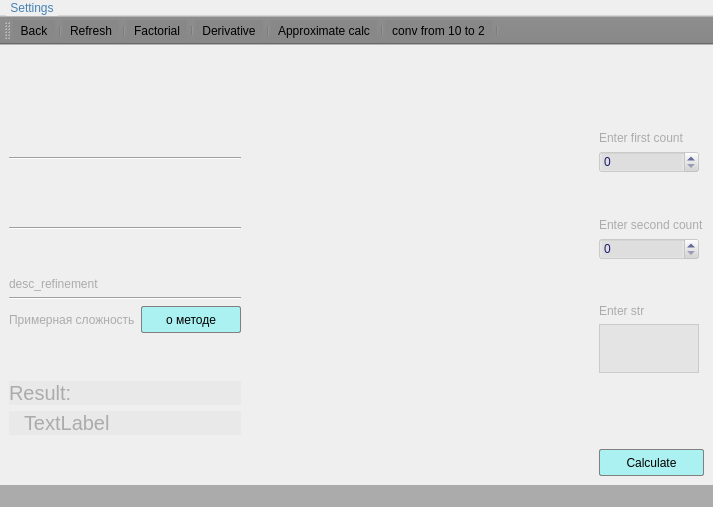
<?xml version="1.0" encoding="UTF-8"?>
<ui version="4.0">
 <class>function_window</class>
 <widget class="QMainWindow" name="function_window">
  <property name="geometry">
   <rect>
    <x>0</x>
    <y>0</y>
    <width>713</width>
    <height>507</height>
   </rect>
  </property>
  <property name="windowTitle">
   <string>MainWindow</string>
  </property>
  <property name="styleSheet">
   <string notr="true"/>
  </property>
  <widget class="QWidget" name="centralwidget">
   <property name="styleSheet">
    <string notr="true"/>
   </property>
   <layout class="QGridLayout" name="gridLayout_2">
    <item row="0" column="0">
     <layout class="QGridLayout" name="gridLayout">
      <item row="0" column="0">
       <layout class="QVBoxLayout" name="verticalLayout">
        <item>
         <spacer name="verticalSpacer_8">
          <property name="orientation">
           <enum>Qt::Vertical</enum>
          </property>
          <property name="sizeHint" stdset="0">
           <size>
            <width>20</width>
            <height>40</height>
           </size>
          </property>
         </spacer>
        </item>
        <item>
         <spacer name="verticalSpacer_11">
          <property name="orientation">
           <enum>Qt::Vertical</enum>
          </property>
          <property name="sizeHint" stdset="0">
           <size>
            <width>20</width>
            <height>40</height>
           </size>
          </property>
         </spacer>
        </item>
        <item>
         <widget class="QLabel" name="image">
          <property name="styleSheet">
           <string notr="true">color: #ABABAB;</string>
          </property>
          <property name="text">
           <string> </string>
          </property>
         </widget>
        </item>
        <item>
         <widget class="Line" name="line">
          <property name="orientation">
           <enum>Qt::Horizontal</enum>
          </property>
         </widget>
        </item>
        <item>
         <spacer name="verticalSpacer_9">
          <property name="orientation">
           <enum>Qt::Vertical</enum>
          </property>
          <property name="sizeHint" stdset="0">
           <size>
            <width>20</width>
            <height>40</height>
           </size>
          </property>
         </spacer>
        </item>
        <item>
         <widget class="QLabel" name="descripton">
          <property name="styleSheet">
           <string notr="true">color: #ABABAB;</string>
          </property>
          <property name="text">
           <string> </string>
          </property>
         </widget>
        </item>
        <item>
         <widget class="Line" name="line_2">
          <property name="orientation">
           <enum>Qt::Horizontal</enum>
          </property>
         </widget>
        </item>
        <item>
         <spacer name="verticalSpacer_10">
          <property name="orientation">
           <enum>Qt::Vertical</enum>
          </property>
          <property name="sizeHint" stdset="0">
           <size>
            <width>20</width>
            <height>40</height>
           </size>
          </property>
         </spacer>
        </item>
        <item>
         <widget class="QLabel" name="desc_refinement">
          <property name="styleSheet">
           <string notr="true">color: #ABABAB;</string>
          </property>
          <property name="text">
           <string>desc_refinement</string>
          </property>
         </widget>
        </item>
        <item>
         <widget class="Line" name="line_3">
          <property name="orientation">
           <enum>Qt::Horizontal</enum>
          </property>
         </widget>
        </item>
        <item>
         <layout class="QHBoxLayout" name="horizontalLayout">
          <item>
           <widget class="QLabel" name="label_6">
            <property name="styleSheet">
             <string notr="true">color: #ABABAB;
background-color: none;</string>
            </property>
            <property name="text">
             <string>Примерная сложность</string>
            </property>
           </widget>
          </item>
          <item>
           <widget class="QPushButton" name="pushButton">
            <property name="maximumSize">
             <size>
              <width>100</width>
              <height>16777215</height>
             </size>
            </property>
            <property name="styleSheet">
             <string notr="true">QPushButton {
  background-color: rgba(45, 245, 245, 90);
  color: black; 
 width:  100px;
 height: 25px;
  border: 1px solid gray;
border-radius: 2px;
}
QPushButton:hover {
    background-color: #E1E8EE;
color: black;
}
QPushButton:pressed {  background-color rgb(220, 116, 45) 
}</string>
            </property>
            <property name="text">
             <string>о методе</string>
            </property>
           </widget>
          </item>
         </layout>
        </item>
        <item>
         <spacer name="verticalSpacer_12">
          <property name="orientation">
           <enum>Qt::Vertical</enum>
          </property>
          <property name="sizeHint" stdset="0">
           <size>
            <width>20</width>
            <height>40</height>
           </size>
          </property>
         </spacer>
        </item>
        <item>
         <widget class="QLabel" name="INFO">
          <property name="styleSheet">
           <string notr="true">color: #ABABAB;
background-color:  rgba( 211, 211, 211, 50);
font-size: 20px;</string>
          </property>
          <property name="text">
           <string>Result:</string>
          </property>
         </widget>
        </item>
        <item>
         <layout class="QHBoxLayout" name="horizontalLayout_2">
          <item>
           <layout class="QHBoxLayout" name="horizontalLayout_4">
            <item>
             <widget class="QLabel" name="printf_result">
              <property name="maximumSize">
               <size>
                <width>1000</width>
                <height>16777215</height>
               </size>
              </property>
              <property name="styleSheet">
               <string notr="true">color: #ABABAB;
background-color:  rgba( 211, 211, 211, 50);
margin-left:  -10px;
font-size: 20px;</string>
              </property>
              <property name="text">
               <string>TextLabel</string>
              </property>
              <property name="indent">
               <number>15</number>
              </property>
             </widget>
            </item>
           </layout>
          </item>
         </layout>
        </item>
        <item>
         <spacer name="verticalSpacer_7">
          <property name="orientation">
           <enum>Qt::Vertical</enum>
          </property>
          <property name="sizeHint" stdset="0">
           <size>
            <width>20</width>
            <height>40</height>
           </size>
          </property>
         </spacer>
        </item>
       </layout>
      </item>
      <item row="0" column="2">
       <layout class="QVBoxLayout" name="verticalLayout_2">
        <item>
         <spacer name="verticalSpacer">
          <property name="orientation">
           <enum>Qt::Vertical</enum>
          </property>
          <property name="sizeHint" stdset="0">
           <size>
            <width>20</width>
            <height>40</height>
           </size>
          </property>
         </spacer>
        </item>
        <item>
         <spacer name="verticalSpacer_5">
          <property name="orientation">
           <enum>Qt::Vertical</enum>
          </property>
          <property name="sizeHint" stdset="0">
           <size>
            <width>20</width>
            <height>40</height>
           </size>
          </property>
         </spacer>
        </item>
        <item>
         <widget class="QLabel" name="first_count_2">
          <property name="styleSheet">
           <string notr="true">text-align: right;
color: #ABABAB;</string>
          </property>
          <property name="text">
           <string>Enter first count</string>
          </property>
         </widget>
        </item>
        <item>
         <widget class="QSpinBox" name="first_count">
          <property name="maximumSize">
           <size>
            <width>100</width>
            <height>16777215</height>
           </size>
          </property>
          <property name="mouseTracking">
           <bool>true</bool>
          </property>
          <property name="styleSheet">
           <string notr="true">QSpinBox {
color: MidnightBlue;
background-color:  rgba( 211, 211, 211, 100);
selection-background-color: rgba(45, 245, 245, 90);
}
</string>
          </property>
          <property name="maximum">
           <number>999999999</number>
          </property>
          <property name="singleStep">
           <number>10</number>
          </property>
         </widget>
        </item>
        <item>
         <spacer name="verticalSpacer_3">
          <property name="orientation">
           <enum>Qt::Vertical</enum>
          </property>
          <property name="sizeHint" stdset="0">
           <size>
            <width>20</width>
            <height>40</height>
           </size>
          </property>
         </spacer>
        </item>
        <item>
         <widget class="QLabel" name="second_count_2">
          <property name="styleSheet">
           <string notr="true">text-align: right;
color: #ABABAB;</string>
          </property>
          <property name="text">
           <string>Enter second count</string>
          </property>
         </widget>
        </item>
        <item>
         <widget class="QSpinBox" name="second_count">
          <property name="maximumSize">
           <size>
            <width>100</width>
            <height>16777215</height>
           </size>
          </property>
          <property name="styleSheet">
           <string notr="true">QSpinBox {
color: MidnightBlue;
background-color:  rgba( 211, 211, 211, 100);
selection-background-color: rgba(45, 245, 245, 90);
}
</string>
          </property>
         </widget>
        </item>
        <item>
         <spacer name="verticalSpacer_4">
          <property name="orientation">
           <enum>Qt::Vertical</enum>
          </property>
          <property name="sizeHint" stdset="0">
           <size>
            <width>20</width>
            <height>40</height>
           </size>
          </property>
         </spacer>
        </item>
        <item>
         <widget class="QLabel" name="str_2">
          <property name="styleSheet">
           <string notr="true">color: #ABABAB;
text-align: right;</string>
          </property>
          <property name="text">
           <string>Enter str</string>
          </property>
         </widget>
        </item>
        <item>
         <widget class="QPlainTextEdit" name="str">
          <property name="minimumSize">
           <size>
            <width>100</width>
            <height>10</height>
           </size>
          </property>
          <property name="maximumSize">
           <size>
            <width>100</width>
            <height>50</height>
           </size>
          </property>
          <property name="styleSheet">
           <string notr="true">QPlainTextEdit{

    border-width: 3;
background-color:  rgba( 211, 211, 211, 100);
selection-background-color: rgba(45, 245, 245, 90);

}




</string>
          </property>
         </widget>
        </item>
        <item>
         <spacer name="verticalSpacer_6">
          <property name="orientation">
           <enum>Qt::Vertical</enum>
          </property>
          <property name="sizeHint" stdset="0">
           <size>
            <width>20</width>
            <height>40</height>
           </size>
          </property>
         </spacer>
        </item>
        <item>
         <spacer name="verticalSpacer_2">
          <property name="orientation">
           <enum>Qt::Vertical</enum>
          </property>
          <property name="sizeHint" stdset="0">
           <size>
            <width>17</width>
            <height>33</height>
           </size>
          </property>
         </spacer>
        </item>
        <item>
         <widget class="QPushButton" name="consider">
          <property name="enabled">
           <bool>true</bool>
          </property>
          <property name="styleSheet">
           <string notr="true">QPushButton {
  background-color: rgba(45, 245, 245, 90);
  color: black; 
 width:  100px;
 height: 25px;
  border: 1px solid gray;
border-radius: 2px;
}
QPushButton:hover {
    background-color: #E1E8EE;
color: black;
}
QPushButton:pressed {  background-color rgb(220, 116, 45) 
}</string>
          </property>
          <property name="text">
           <string>Сalculate</string>
          </property>
         </widget>
        </item>
        <item>
         <layout class="QHBoxLayout" name="horizontalLayout_3"/>
        </item>
       </layout>
      </item>
      <item row="0" column="1">
       <spacer name="horizontalSpacer">
        <property name="orientation">
         <enum>Qt::Horizontal</enum>
        </property>
        <property name="sizeHint" stdset="0">
         <size>
          <width>40</width>
          <height>20</height>
         </size>
        </property>
       </spacer>
      </item>
     </layout>
    </item>
   </layout>
  </widget>
  <widget class="QMenuBar" name="menubar">
   <property name="geometry">
    <rect>
     <x>0</x>
     <y>0</y>
     <width>713</width>
     <height>19</height>
    </rect>
   </property>
   <property name="styleSheet">
    <string notr="true">QMenu {
    background-color: #ABABAB; /* sets background of the menu */

    border: 1px solid black;
}

QMenu::item {
    /* sets background of menu item. set this to something non-transparent
        if you want menu color and menu item color to be different */
    background-color: transparent;
}

QMenu::item:selected { /* when user selects item using mouse or keyboard */
    background-color: steelblue;
}
QMenuBar {
    background-color: qlineargradient(x1:0, y1:0, x2:0, y2:1,
                                      stop:0 lightgray, stop:1 darkgray);
color: steelblue;
}

QMenuBar::item {
    spacing: 3px; /* spacing between menu bar items */
    padding: 1px 4px;
    background: transparent;
    border-radius: 4px;
}

QMenuBar::item:selected { /* when selected using mouse or keyboard */
    background: #a8a8a8;
}

QMenuBar::item:pressed {
    background: #888888;
}</string>
   </property>
   <widget class="QMenu" name="menuSettings">
    <property name="title">
     <string>Settings</string>
    </property>
    <widget class="QMenu" name="menuLanguage">
     <property name="title">
      <string>Language</string>
     </property>
     <property name="icon">
      <iconset resource="yahzwhatisit.qrc">
       <normaloff>:/new/prefix1/img/Hammer_and_sickle_red_on_transparent.svg_-1024x1024.png</normaloff>:/new/prefix1/img/Hammer_and_sickle_red_on_transparent.svg_-1024x1024.png</iconset>
     </property>
     <addaction name="actionEnglish"/>
     <addaction name="actionRussian"/>
     <addaction name="actionOthers"/>
    </widget>
    <addaction name="menuLanguage"/>
    <addaction name="actionSettings"/>
   </widget>
   <addaction name="menuSettings"/>
  </widget>
  <widget class="QStatusBar" name="statusbar">
   <property name="styleSheet">
    <string notr="true">background-color: #ABABAB;</string>
   </property>
  </widget>
  <widget class="QToolBar" name="toolBar">
   <property name="windowTitle">
    <string>toolBar</string>
   </property>
   <property name="styleSheet">
    <string notr="true">  background: #888888;</string>
   </property>
   <property name="toolButtonStyle">
    <enum>Qt::ToolButtonIconOnly</enum>
   </property>
   <attribute name="toolBarArea">
    <enum>TopToolBarArea</enum>
   </attribute>
   <attribute name="toolBarBreak">
    <bool>false</bool>
   </attribute>
   <addaction name="actionBack"/>
   <addaction name="separator"/>
   <addaction name="actionRefresh"/>
   <addaction name="separator"/>
   <addaction name="actionFactorial"/>
   <addaction name="separator"/>
   <addaction name="actionDerivative"/>
   <addaction name="separator"/>
   <addaction name="actionApproximate_calculation"/>
   <addaction name="separator"/>
   <addaction name="actionconversion_from_decimal_to_binary"/>
   <addaction name="separator"/>
  </widget>
  <action name="actionEnglish">
   <property name="icon">
    <iconset resource="yahzwhatisit.qrc">
     <normaloff>:/new/prefix1/img/usa.jpg</normaloff>:/new/prefix1/img/usa.jpg</iconset>
   </property>
   <property name="text">
    <string>English</string>
   </property>
  </action>
  <action name="actionRussian">
   <property name="icon">
    <iconset>
     <normaloff>:/new/prefix1/img/rus.png</normaloff>:/new/prefix1/img/rus.png</iconset>
   </property>
   <property name="text">
    <string>Russian</string>
   </property>
  </action>
  <action name="actionOthers">
   <property name="text">
    <string>Others</string>
   </property>
  </action>
  <action name="actionBack">
   <property name="icon">
    <iconset resource="yahzwhatisit.qrc">
     <normaloff>:/new/prefix1/img/Arrow_left.png</normaloff>:/new/prefix1/img/Arrow_left.png</iconset>
   </property>
   <property name="text">
    <string>Back</string>
   </property>
  </action>
  <action name="actionRefresh">
   <property name="icon">
    <iconset resource="yahzwhatisit.qrc">
     <normaloff>:/new/prefix1/img/2183585b41e7.png</normaloff>:/new/prefix1/img/2183585b41e7.png</iconset>
   </property>
   <property name="text">
    <string>Refresh</string>
   </property>
  </action>
  <action name="actionFactorial">
   <property name="icon">
    <iconset resource="yahzwhatisit.qrc">
     <normaloff>:/new/prefix1/img/fact.png</normaloff>:/new/prefix1/img/fact.png</iconset>
   </property>
   <property name="text">
    <string>Factorial</string>
   </property>
  </action>
  <action name="actionDerivative">
   <property name="icon">
    <iconset resource="yahzwhatisit.qrc">
     <normaloff>:/new/prefix1/img/unnamed.png</normaloff>:/new/prefix1/img/unnamed.png</iconset>
   </property>
   <property name="text">
    <string>Derivative</string>
   </property>
  </action>
  <action name="actionBack">
   <property name="icon">
    <iconset resource="yahzwhatisit.qrc">
     <normaloff>:/new/prefix1/img/Arrow_left.png</normaloff>:/new/prefix1/img/Arrow_left.png</iconset>
   </property>
   <property name="text">
    <string>Back</string>
   </property>
  </action>
  <action name="actionRefresh">
   <property name="icon">
    <iconset resource="yahzwhatisit.qrc">
     <normaloff>:/new/prefix1/img/2183585b41e7.png</normaloff>:/new/prefix1/img/2183585b41e7.png</iconset>
   </property>
   <property name="text">
    <string>Refresh</string>
   </property>
  </action>
  <action name="actionApproximate_calculation">
   <property name="icon">
    <iconset resource="yahzwhatisit.qrc">
     <normaloff>:/new/prefix1/img/----945x945.gif</normaloff>:/new/prefix1/img/----945x945.gif</iconset>
   </property>
   <property name="text">
    <string>Approximate calc</string>
   </property>
  </action>
  <action name="actionSettings">
   <property name="icon">
    <iconset resource="yahzwhatisit.qrc">
     <normaloff>:/new/prefix1/img/Manager_Icon_thumb.png</normaloff>:/new/prefix1/img/Manager_Icon_thumb.png</iconset>
   </property>
   <property name="text">
    <string>Settings</string>
   </property>
  </action>
  <action name="actionconversion_from_decimal_to_binary">
   <property name="text">
    <string>conv from 10 to 2</string>
   </property>
  </action>
 </widget>
 <resources>
  <include location="yahzwhatisit.qrc"/>
 </resources>
 <connections/>
</ui>
